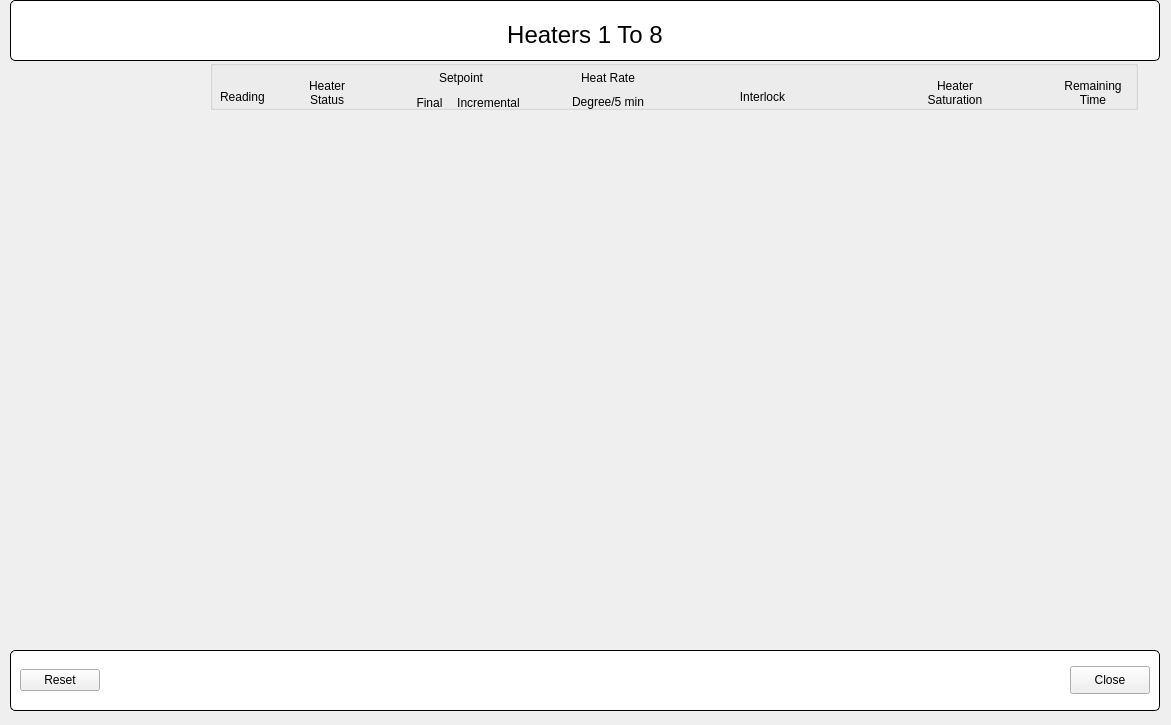
<?xml version="1.0" encoding="UTF-8"?>
<ui version="4.0">
 <class>Heaters1To8</class>
 <widget class="QMainWindow" name="Heaters1To8">
  <property name="geometry">
   <rect>
    <x>0</x>
    <y>0</y>
    <width>1171</width>
    <height>725</height>
   </rect>
  </property>
  <property name="sizePolicy">
   <sizepolicy hsizetype="Fixed" vsizetype="Fixed">
    <horstretch>0</horstretch>
    <verstretch>0</verstretch>
   </sizepolicy>
  </property>
  <property name="minimumSize">
   <size>
    <width>1171</width>
    <height>725</height>
   </size>
  </property>
  <property name="maximumSize">
   <size>
    <width>1171</width>
    <height>725</height>
   </size>
  </property>
  <property name="windowTitle">
   <string>MainWindow</string>
  </property>
  <widget class="QWidget" name="centralwidget">
   <widget class="QGroupBox" name="ltFooter_2">
    <property name="geometry">
     <rect>
      <x>10</x>
      <y>0</y>
      <width>1150</width>
      <height>61</height>
     </rect>
    </property>
    <property name="styleSheet">
     <string notr="true">QGroupBox {
	background-color: rgb(255, 255, 255);
    border: 1px solid black;
    border-radius: 5px;
    margin-top: 0.5em;
}

QGroupBox::title {
    subcontrol-origin: margin;
    left: 10px;
    padding: 0 3px 0 3px;
}</string>
    </property>
    <property name="title">
     <string/>
    </property>
    <widget class="QLabel" name="labelTitle">
     <property name="geometry">
      <rect>
       <x>10</x>
       <y>10</y>
       <width>1130</width>
       <height>50</height>
      </rect>
     </property>
     <property name="font">
      <font>
       <pointsize>18</pointsize>
       <weight>50</weight>
       <italic>false</italic>
       <bold>false</bold>
      </font>
     </property>
     <property name="text">
      <string>Heaters 1 To 8</string>
     </property>
     <property name="alignment">
      <set>Qt::AlignCenter</set>
     </property>
    </widget>
   </widget>
   <widget class="QGroupBox" name="ltFooter">
    <property name="geometry">
     <rect>
      <x>10</x>
      <y>650</y>
      <width>1150</width>
      <height>61</height>
     </rect>
    </property>
    <property name="styleSheet">
     <string notr="true">QGroupBox {
	background-color: rgb(255, 255, 255);
    border: 1px solid black;
    border-radius: 5px;
    margin-top: 0.5em;
}

QGroupBox::title {
    subcontrol-origin: margin;
    left: 10px;
    padding: 0 3px 0 3px;
}</string>
    </property>
    <property name="title">
     <string/>
    </property>
    <layout class="QHBoxLayout" name="horizontalLayout_3" stretch="0,0,0">
     <property name="spacing">
      <number>0</number>
     </property>
     <item>
      <widget class="QEPushButton" name="btnReset">
       <property name="text">
        <string>Reset</string>
       </property>
       <property name="variable" stdset="0">
        <string>Heaters:reset</string>
       </property>
      </widget>
     </item>
     <item>
      <spacer name="horizontalSpacer_2">
       <property name="orientation">
        <enum>Qt::Horizontal</enum>
       </property>
       <property name="sizeHint" stdset="0">
        <size>
         <width>447</width>
         <height>20</height>
        </size>
       </property>
      </spacer>
     </item>
     <item>
      <widget class="QPushButton" name="btnClose">
       <property name="minimumSize">
        <size>
         <width>80</width>
         <height>28</height>
        </size>
       </property>
       <property name="maximumSize">
        <size>
         <width>16777215</width>
         <height>28</height>
        </size>
       </property>
       <property name="text">
        <string>Close</string>
       </property>
      </widget>
     </item>
    </layout>
   </widget>
   <widget class="QWidget" name="verticalLayoutWidget">
    <property name="geometry">
     <rect>
      <x>10</x>
      <y>110</y>
      <width>1150</width>
      <height>540</height>
     </rect>
    </property>
    <layout class="QVBoxLayout" name="ltHeater">
     <property name="spacing">
      <number>0</number>
     </property>
    </layout>
   </widget>
   <widget class="QGroupBox" name="Header">
    <property name="geometry">
     <rect>
      <x>210</x>
      <y>60</y>
      <width>928</width>
      <height>50</height>
     </rect>
    </property>
    <property name="toolTip">
     <string/>
    </property>
    <property name="autoFillBackground">
     <bool>false</bool>
    </property>
    <property name="title">
     <string/>
    </property>
    <widget class="QWidget" name="layoutWidget">
     <property name="geometry">
      <rect>
       <x>192</x>
       <y>5</y>
       <width>118</width>
       <height>50</height>
      </rect>
     </property>
     <layout class="QVBoxLayout" name="verticalLayout">
      <property name="spacing">
       <number>0</number>
      </property>
      <item>
       <widget class="QLabel" name="label_3">
        <property name="text">
         <string>Setpoint</string>
        </property>
        <property name="alignment">
         <set>Qt::AlignCenter</set>
        </property>
       </widget>
      </item>
      <item>
       <layout class="QHBoxLayout" name="horizontalLayout_4">
        <item>
         <widget class="QLabel" name="label_4">
          <property name="text">
           <string>Final</string>
          </property>
          <property name="alignment">
           <set>Qt::AlignCenter</set>
          </property>
         </widget>
        </item>
        <item>
         <widget class="QLabel" name="label_5">
          <property name="text">
           <string>Incremental</string>
          </property>
          <property name="alignment">
           <set>Qt::AlignCenter</set>
          </property>
         </widget>
        </item>
       </layout>
      </item>
     </layout>
    </widget>
    <widget class="QWidget" name="layoutWidget_2">
     <property name="geometry">
      <rect>
       <x>352</x>
       <y>6</y>
       <width>92</width>
       <height>48</height>
      </rect>
     </property>
     <layout class="QVBoxLayout" name="verticalLayout_2">
      <property name="spacing">
       <number>0</number>
      </property>
      <item>
       <widget class="QLabel" name="label_7">
        <property name="text">
         <string>Heat Rate</string>
        </property>
        <property name="alignment">
         <set>Qt::AlignCenter</set>
        </property>
       </widget>
      </item>
      <item>
       <widget class="QLabel" name="label_6">
        <property name="text">
         <string>Degree/5 min</string>
        </property>
        <property name="alignment">
         <set>Qt::AlignCenter</set>
        </property>
       </widget>
      </item>
     </layout>
    </widget>
    <widget class="QLabel" name="label_9">
     <property name="geometry">
      <rect>
       <x>849</x>
       <y>14</y>
       <width>68</width>
       <height>38</height>
      </rect>
     </property>
     <property name="text">
      <string>Remaining
Time</string>
     </property>
     <property name="alignment">
      <set>Qt::AlignCenter</set>
     </property>
    </widget>
    <widget class="QLabel" name="label">
     <property name="geometry">
      <rect>
       <x>10</x>
       <y>27</y>
       <width>52</width>
       <height>20</height>
      </rect>
     </property>
     <property name="text">
      <string>Reading</string>
     </property>
    </widget>
    <widget class="QLabel" name="label_8">
     <property name="geometry">
      <rect>
       <x>523</x>
       <y>27</y>
       <width>59</width>
       <height>20</height>
      </rect>
     </property>
     <property name="text">
      <string>Interlock</string>
     </property>
     <property name="alignment">
      <set>Qt::AlignCenter</set>
     </property>
    </widget>
    <widget class="QLabel" name="label_2">
     <property name="geometry">
      <rect>
       <x>94</x>
       <y>14</y>
       <width>46</width>
       <height>38</height>
      </rect>
     </property>
     <property name="text">
      <string>Heater
Status</string>
     </property>
     <property name="alignment">
      <set>Qt::AlignCenter</set>
     </property>
    </widget>
    <widget class="QLabel" name="label_10">
     <property name="geometry">
      <rect>
       <x>711</x>
       <y>14</y>
       <width>68</width>
       <height>38</height>
      </rect>
     </property>
     <property name="text">
      <string>Heater
Saturation</string>
     </property>
     <property name="alignment">
      <set>Qt::AlignCenter</set>
     </property>
    </widget>
   </widget>
  </widget>
 </widget>
 <customwidgets>
  <customwidget>
   <class>QEPushButton</class>
   <extends>QPushButton</extends>
   <header>QEPushButton.h</header>
  </customwidget>
 </customwidgets>
 <resources/>
 <connections/>
</ui>
